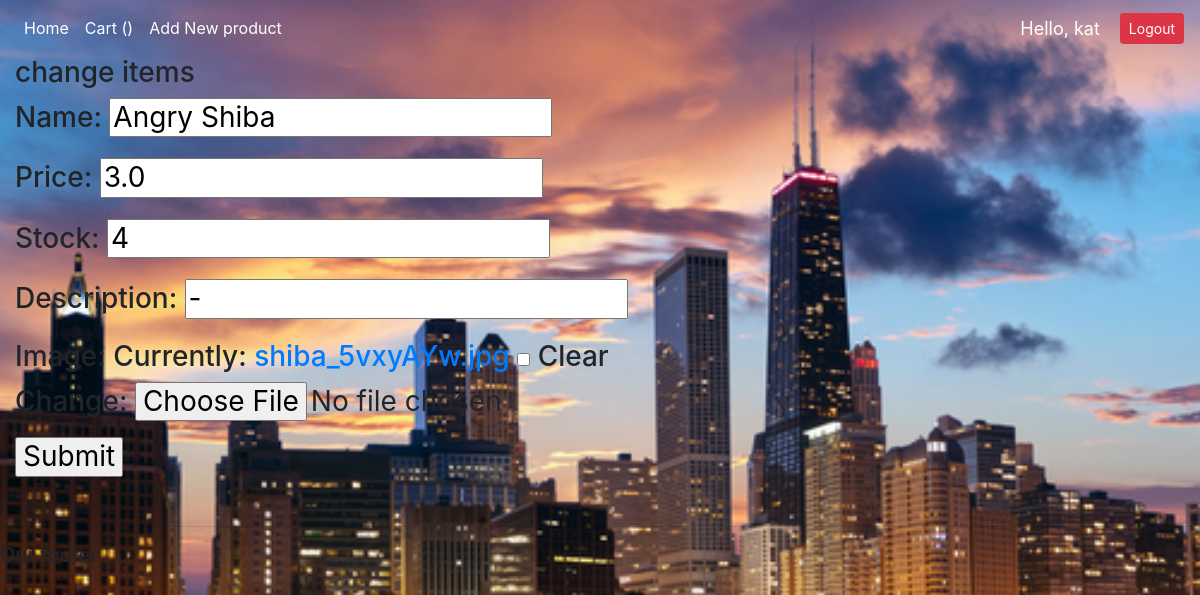
/update_product/1/ (signed in), run on the app's committed database.
### ecom/models.py (models this page shows, shortened)
class Product(models.Model):
    name = models.CharField(max_length=200, null=False)
    price = models.FloatField()
    stock = models.CharField(max_length=200, default=0)
    date_created = models.DateTimeField(auto_now_add=True)
    description = models.CharField(max_length=250)
    image = models.ImageField(default='default.png', null=True, blank=True)

### ecom/decorators.py (the view)
        def wrapper_func(request, *args, **kwargs):
            group = None
            if request.user.groups.exists():
                group = request.user.groups.all()[0].name
            if group in allowed_roles:
                return view_func(request, *args, **kwargs)
            else:
                return redirect('home')

### ecom/forms.py
class ProductForm(forms.ModelForm):
    class Meta:
        model = Product
        fields = '__all__'

### ecom/views.py (called while the page is built)
@allowed_users(allowed_roles=['Admin'])
def update(request, pk):
    product = Product.objects.get(id=pk)
    form = ProductForm(instance=product)
    if request.method == 'POST':
        form = ProductForm(request.POST, instance=product)
        if form.is_valid():
            form.save()
        return redirect('/')
    context = {
    'form': form
    }
    return render(request, 'ecom/updateProduct.html', context)

### ecom/templates/ecom/updateProduct.html (shortened to what this page needs)
{%  extends 'ecom/main.html' %}
{% block content %}
<h3>change items<h3>
  <form method="POST" action="" enctype="multipart/form-data">
				{{form.as_p}}
    <input type="submit" name="Submit">
  </form>
{% endblock %}

### ecom/templates/ecom/navbar.html (shortened to what this page needs)
{% load static %}
<nav class="navbar navbar-expand-lg navbar-dark">
  <div class="collapse navbar-collapse" id="navbarNav">
    <ul class="navbar-nav">
      <li class="nav-item active">
        <a class="nav-link" href="{% url 'home' %}">Home</a>
      </li>
      <li class="nav-item active">
        <a class="nav-link" href="{% url 'cart' %}">Cart ({{cartItems}})</a>
      </li>
          {% if request.user.is_staff %}
      <li class="nav-item active">
        <a class="nav-link" href="{% url 'create_product' %}">Add New product</a>
      </li>
      {% endif %}
    </ul>
  </div>
    <span class="hello-msg">Hello, {{request.user}}</span>
    <span><a class="btn btn-sm btn-danger" href="{% url 'logout' %}">Logout</a></span>
</nav>

### ecom/templates/ecom/main.html (style rules this page uses)
body { background: white url("images/background.jpg") no-repeat; background-size: 100%; background-attachment: fixed; }

### ecom/templates/ecom/navbar.html (style rules this page uses)
.hello-msg { font-size: 18px; color: #fff; margin-right: 20px; }

### data on the page
Product: name "Angry Shiba", price "3.0", stock "4", description "-"

### other printed values
{{ request.user }} "kat"
